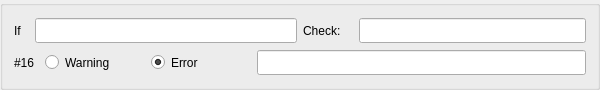
         <widget class="QGroupBox" name="groupBox_ch19">
          <property name="sizePolicy">
           <sizepolicy hsizetype="MinimumExpanding" vsizetype="Fixed">
            <horstretch>0</horstretch>
            <verstretch>0</verstretch>
           </sizepolicy>
          </property>
          <property name="minimumSize">
           <size>
            <width>600</width>
            <height>90</height>
           </size>
          </property>
          <property name="maximumSize">
           <size>
            <width>16777215</width>
            <height>90</height>
           </size>
          </property>
          <property name="title">
           <string/>
          </property>
          <layout class="QHBoxLayout" name="horizontalLayout_407">
           <item>
            <layout class="QVBoxLayout" name="verticalLayout_106">
             <item>
              <layout class="QHBoxLayout" name="horizontalLayout_408">
               <item>
                <layout class="QHBoxLayout" name="horizontalLayout_409">
                 <item>
                  <widget class="QLabel" name="label_429">
                   <property name="sizePolicy">
                    <sizepolicy hsizetype="Fixed" vsizetype="Fixed">
                     <horstretch>0</horstretch>
                     <verstretch>0</verstretch>
                    </sizepolicy>
                   </property>
                   <property name="minimumSize">
                    <size>
                     <width>15</width>
                     <height>25</height>
                    </size>
                   </property>
                   <property name="text">
                    <string>If</string>
                   </property>
                  </widget>
                 </item>
                 <item>
                  <widget class="QLineEdit" name="check_if_16">
                   <property name="sizePolicy">
                    <sizepolicy hsizetype="MinimumExpanding" vsizetype="Fixed">
                     <horstretch>0</horstretch>
                     <verstretch>0</verstretch>
                    </sizepolicy>
                   </property>
                   <property name="minimumSize">
                    <size>
                     <width>160</width>
                     <height>25</height>
                    </size>
                   </property>
                  </widget>
                 </item>
                </layout>
               </item>
               <item>
                <layout class="QHBoxLayout" name="horizontalLayout_410">
                 <item>
                  <widget class="QLabel" name="label_430">
                   <property name="sizePolicy">
                    <sizepolicy hsizetype="Fixed" vsizetype="Fixed">
                     <horstretch>0</horstretch>
                     <verstretch>0</verstretch>
                    </sizepolicy>
                   </property>
                   <property name="minimumSize">
                    <size>
                     <width>50</width>
                     <height>25</height>
                    </size>
                   </property>
                   <property name="text">
                    <string>Check:</string>
                   </property>
                  </widget>
                 </item>
                 <item>
                  <widget class="QLineEdit" name="check_check_16">
                   <property name="sizePolicy">
                    <sizepolicy hsizetype="MinimumExpanding" vsizetype="Fixed">
                     <horstretch>0</horstretch>
                     <verstretch>0</verstretch>
                    </sizepolicy>
                   </property>
                   <property name="minimumSize">
                    <size>
                     <width>160</width>
                     <height>25</height>
                    </size>
                   </property>
                  </widget>
                 </item>
                </layout>
               </item>
              </layout>
             </item>
             <item>
              <layout class="QHBoxLayout" name="horizontalLayout_411">
               <item>
                <widget class="QLabel" name="label_431">
                 <property name="sizePolicy">
                  <sizepolicy hsizetype="Fixed" vsizetype="Fixed">
                   <horstretch>0</horstretch>
                   <verstretch>0</verstretch>
                  </sizepolicy>
                 </property>
                 <property name="minimumSize">
                  <size>
                   <width>25</width>
                   <height>25</height>
                  </size>
                 </property>
                 <property name="maximumSize">
                  <size>
                   <width>25</width>
                   <height>25</height>
                  </size>
                 </property>
                 <property name="text">
                  <string>#16</string>
                 </property>
                </widget>
               </item>
               <item>
                <layout class="QHBoxLayout" name="horizontalLayout_412">
                 <item>
                  <widget class="QRadioButton" name="check_warning_16">
                   <property name="minimumSize">
                    <size>
                     <width>100</width>
                     <height>25</height>
                    </size>
                   </property>
                   <property name="text">
                    <string>Warning</string>
                   </property>
                  </widget>
                 </item>
                 <item>
                  <widget class="QRadioButton" name="check_error_16">
                   <property name="minimumSize">
                    <size>
                     <width>100</width>
                     <height>25</height>
                    </size>
                   </property>
                   <property name="text">
                    <string>Error</string>
                   </property>
                   <property name="checked">
                    <bool>true</bool>
                   </property>
                  </widget>
                 </item>
                </layout>
               </item>
               <item>
                <widget class="QLineEdit" name="check_message_16">
                 <property name="sizePolicy">
                  <sizepolicy hsizetype="MinimumExpanding" vsizetype="Fixed">
                   <horstretch>0</horstretch>
                   <verstretch>0</verstretch>
                  </sizepolicy>
                 </property>
                 <property name="minimumSize">
                  <size>
                   <width>170</width>
                   <height>25</height>
                  </size>
                 </property>
                </widget>
               </item>
              </layout>
             </item>
            </layout>
           </item>
          </layout>
         </widget>
